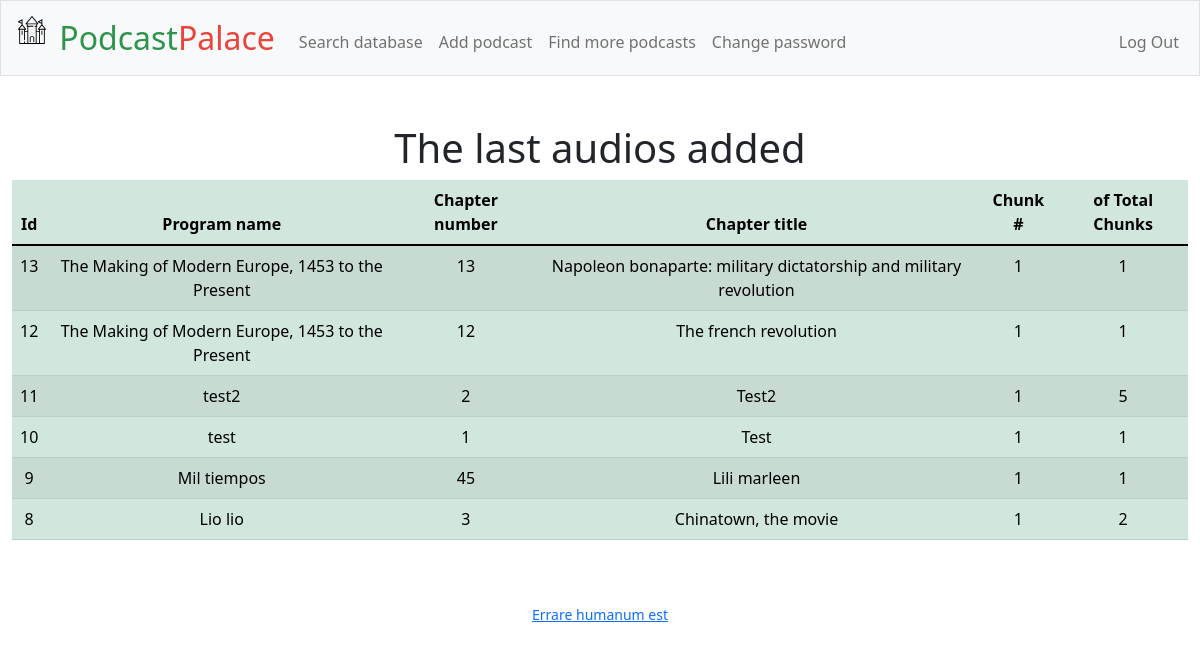
The page / (signed in) on the database its author committed.
### tables this page shows
CREATE TABLE podcast (
  id INTEGER PRIMARY KEY,
  language TEXT NOT NULL,
  program_name TEXT NOT NULL,
  chapter_number INTEGER,
  chapter_title TEXT NOT NULL,
  chunk INTEGER NOT NULL,
  total_chunks INTEGER NOT NULL,
  duration TEXT NOT NULL,
  year_production INTEGER,
  username_id INTEGER NOT NULL,
  was_added TEXT NOT NULL,
  FOREIGN KEY (username_id) REFERENCES users (id) 
);

### app.py (the view)
@app.route("/")
@login_required
def index():
    manager_id = session["user_id"]
    latest_additions = db.execute(
        "SELECT id, program_name, chapter_number, chapter_title, chunk, total_chunks FROM podcast WHERE username_id = ? ORDER BY id DESC LIMIT 6",
        manager_id,
    )
    return render_template(
        "index.html",
        latest_additions=latest_additions
    )

### app.py (called while the page is built)
@app.after_request
def after_request(response):
    response.headers["Cache-Control"] = "no-cache, no-store, must-revalidate"
    response.headers["Expires"] = 0
    response.headers["Pragma"] = "no-cache"
    return response

### helpers.py (called while the page is built)
def login_required(f):
    @wraps(f)
    def decorated_function(*args, **kwargs):
        if session.get("user_id") is None:
            return redirect("/login")
        return f(*args, **kwargs)
    return decorated_function

### templates/index.html (shortened to what this page needs)
{% extends "layout.html" %}
{% block main %}
<h1>The last audios added</h1>
<table class="table table-success table-striped">
    <thead>
        <tr>
            <th>Id</th>
            <th>Program name</th>
            <th>Chapter number</th>
            <th>Chapter title</th>
            <th>Chunk #</th>
            <th>of Total Chunks</th>
        </tr>
    </thead>
    <tbody>
        {% for row in latest_additions %}
            <tr>
                <td>{{ row["id"] }}</td>
                <td>{{ row["program_name"] }}</td>
                <td>{{ row["chapter_number"] }}</td>
                <td>{{ row["chapter_title"] }}</td>
                <td>{{ row["chunk"] }}</td>
                <td>{{ row["total_chunks"] }}</td>
            </tr>
        {% endfor %}
    </tbody>
</table>
{% endblock %}

### templates/layout.html (shortened to what this page needs)
<!DOCTYPE html>
<html lang="en">
    <head>
        <link href="https://cdn.jsdelivr.net/npm/bootstrap@5.1.3/dist/css/bootstrap.min.css" rel="stylesheet">
        <link href="/static/styles.css" rel="stylesheet">
    </head>
    <body>
        <nav class="bg-light border navbar navbar-expand-md navbar-light">
            <div class="container-fluid">
                <a class="navbar-brand" href="/">
                    <img src="../static/images/palace-svgrepo-com.svg" alt="" width="38" height="28" class="d-inline-block align-text-top">
                    <span class="green">Podcast</span><span class="red">Palace</span>
                </a>
                <div class="collapse navbar-collapse" id="navbar">
                    {% if session["user_id"] %}
                        <ul class="navbar-nav me-auto mt-2">
                            <li class="nav-item"><a class="nav-link" href="/search">Search database</a></li>
                            <li class="nav-item"><a class="nav-link" href="/insert">Add podcast</a></li>
                            <li class="nav-item"><a class="nav-link" href="/favorites">Find more podcasts</a></li>
                            <li class="nav-item"><a class="nav-link" href="/change">Change password</a></li>
                        </ul>
                        <ul class="navbar-nav ms-auto mt-2">
                            <li class="nav-item"><a class="nav-link" href="/logout">Log Out</a></li>
                        </ul>
                    {% else %}
                        <ul class="navbar-nav ms-auto mt-2">
                            <li class="nav-item"><a class="nav-link" href="/register">Register</a></li>
                            <li class="nav-item"><a class="nav-link" href="/login">Log In</a></li>
                        </ul>
                    {% endif %}
                </div>
            </div>
        </nav>
        <main class="container-fluid py-5 text-center">
            {% block main %}{% endblock %}
        </main>
        <footer class="mb-5 small text-center text-muted">
            <a href="../static/images/putersmash.gif">Errare humanum est</a>
        </footer>
    </body>
</html>

### static/styles.css (style rules this page uses)
nav .navbar-brand { font-size: xx-large; }
nav .navbar-brand .red { color: #ea433b; }
nav .navbar-brand .green { color: #2e944b; }

### rows shown on the page
podcast: id "13", program_name "The Making of Modern Europe, 1453 to the Present", chapter_number "13", chapter_title "Napoleon bonaparte: military dictatorship and military revolution", chunk "1", total_chunks "1"
podcast: id "12", program_name "The Making of Modern Europe, 1453 to the Present", chapter_number "12", chapter_title "The french revolution", chunk "1", total_chunks "1"
podcast: id "11", program_name "test2", chapter_number "2", chapter_title "Test2", chunk "1", total_chunks "5"
podcast: id "10", program_name "test", chapter_number "1", chapter_title "Test", chunk "1", total_chunks "1"
podcast: id "9", program_name "Mil tiempos", chapter_number "45", chapter_title "Lili marleen", chunk "1", total_chunks "1"
podcast: id "8", program_name "Lio lio", chapter_number "3", chapter_title "Chinatown, the movie", chunk "1", total_chunks "2"
